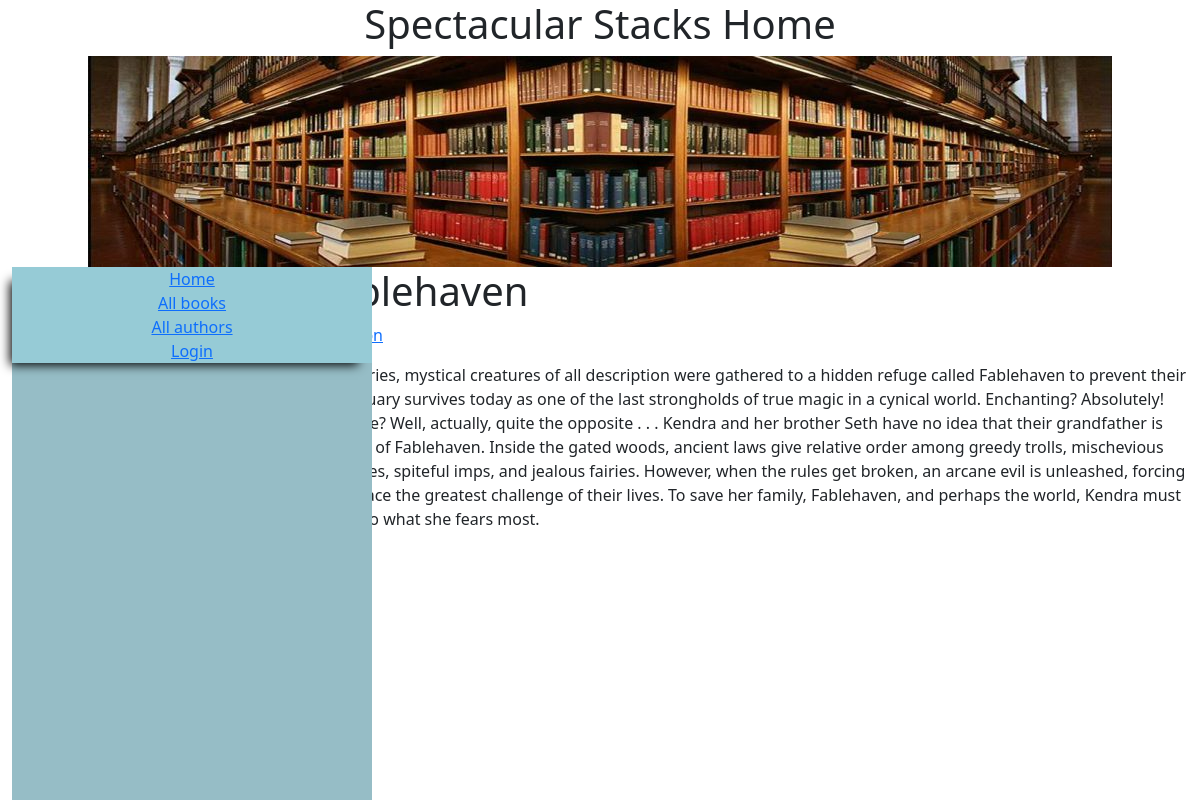
Before: /catalog/book/4 with the older database file.
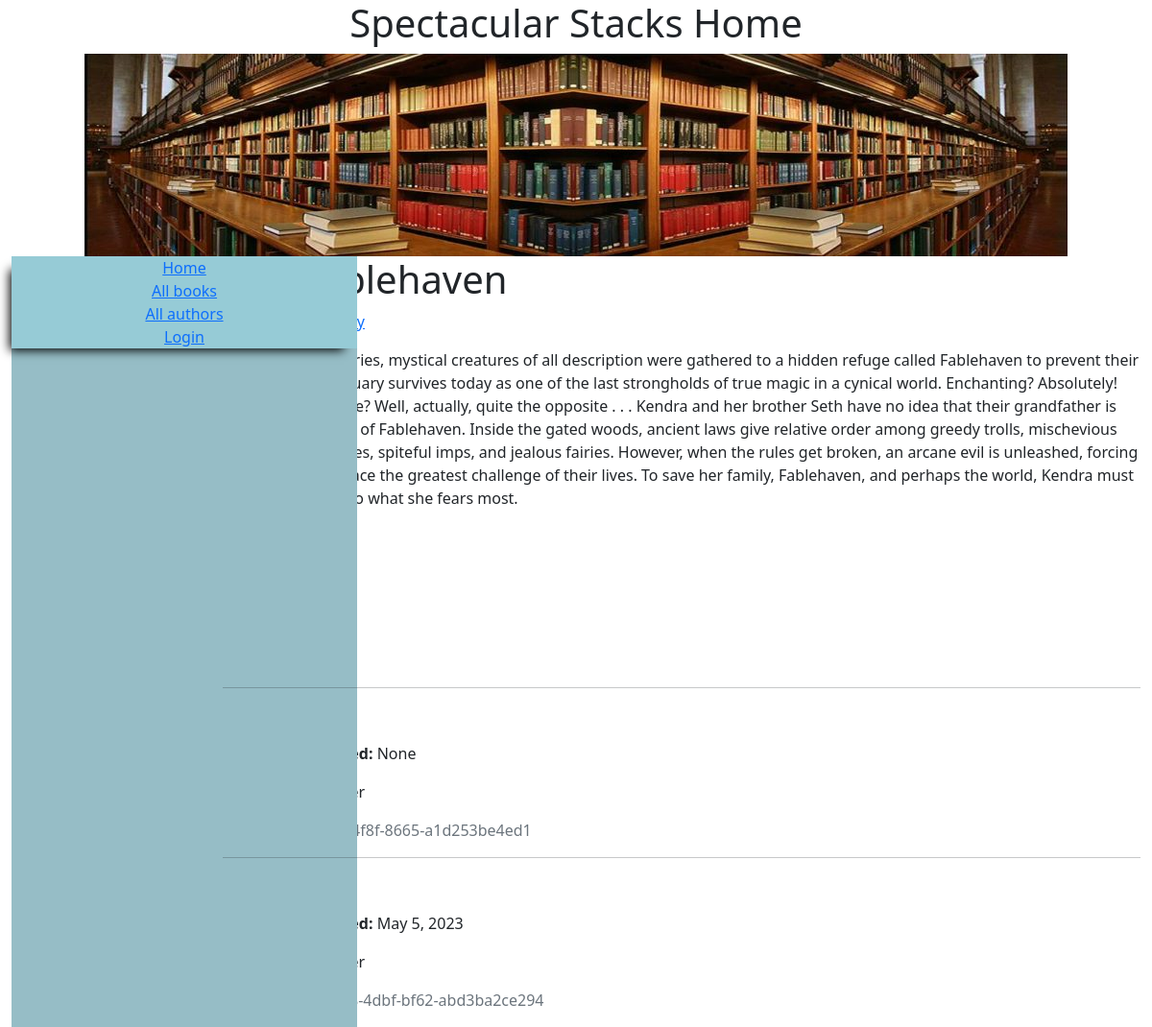
After: the same page with the newer database file.
### catalog/models.py (models this page shows, shortened)
class BookInstance(models.Model):
    id = models.UUIDField(primary_key=True, default=uuid.uuid4,
                          help_text="Unique ID for this particular book across whole library")
    book = models.ForeignKey('Book', on_delete=models.RESTRICT, null=True)
    imprint = models.CharField(max_length=200)
    due_back = models.DateField(null=True, blank=True)
    borrower = models.ForeignKey(User, on_delete=models.SET_NULL, null=True, blank=True)
    LOAN_STATUS = (
        ('d', 'Maintenance'),
        ('o', 'On loan'),
        ('a', 'Available'),
        ('r', 'Reserved'),
    )
    status = models.CharField(
        max_length=1,
        choices=LOAN_STATUS,
        blank=True,
        default='d',
        help_text='Book availability')
    class Meta:
        ordering = ['due_back']
        permissions = (("can_mark_returned", "Set book as returned"),)

### catalog/views.py (the view)
# urls.py: path('book/<int:pk>', views.BookDetailView.as_view(), name='book-detail'),
class BookDetailView(generic.DetailView):
    model = Book

### catalog/models.py (called while the page is built)
    def __str__(self):
        return self.name

    def __str__(self):
        return '{0}, {1}'.format(self.last_name, self.first_name)

### catalog/templates/catalog/book_detail.html (shortened to what this page needs)
{% extends "base_generic.html" %}
{% block content %}
  <h1>Title: {{ book.title }}</h1>
<nav>
  <p><strong>Author:</strong> <a href="">{{ book.author }}</a></p>
  <p><strong>Summary:</strong> {{ book.summary }}</p>
  <p><strong>ISBN:</strong> {{ book.isbn }}</p>
  <p><strong>Language: </strong> English {{ book.language }}</p>
  <p><strong>Genre:</strong> {{ book.genre.all|join:", " }}</p>
</nav>
  <div style="margin-left:20px;margin-top:20px">
    <h4>Copies</h4>
    {% for copy in book.bookinstance_set.all %}
      <hr>
      <p class="{% if copy.status == 'a' %}text-success{% elif copy.status == 'm' %}text-danger{% else %}text-warning{% endif %}">
      </p>
      {% if copy.status != 'a' %}
        <p><strong>Due to be returned:</strong> {{ copy.due_back }}</p>
      {% endif %}
      <p><strong>Imprint:</strong> {{ copy.imprint }}</p>
      <p class="text-muted"><strong>Id:</strong> {{ copy.id }}</p>
    {% endfor %}
  </div>
{% endblock %}

Changed rows visible on the page:
added BookInstance: due_back "None", id "54cf5ebf-57cc-4f8f-8665-a1d253be4ed1"
added BookInstance: due_back "May 5, 2023", id "b4b2a588-85e8-4dbf-bf62-abd3ba2ce294"
